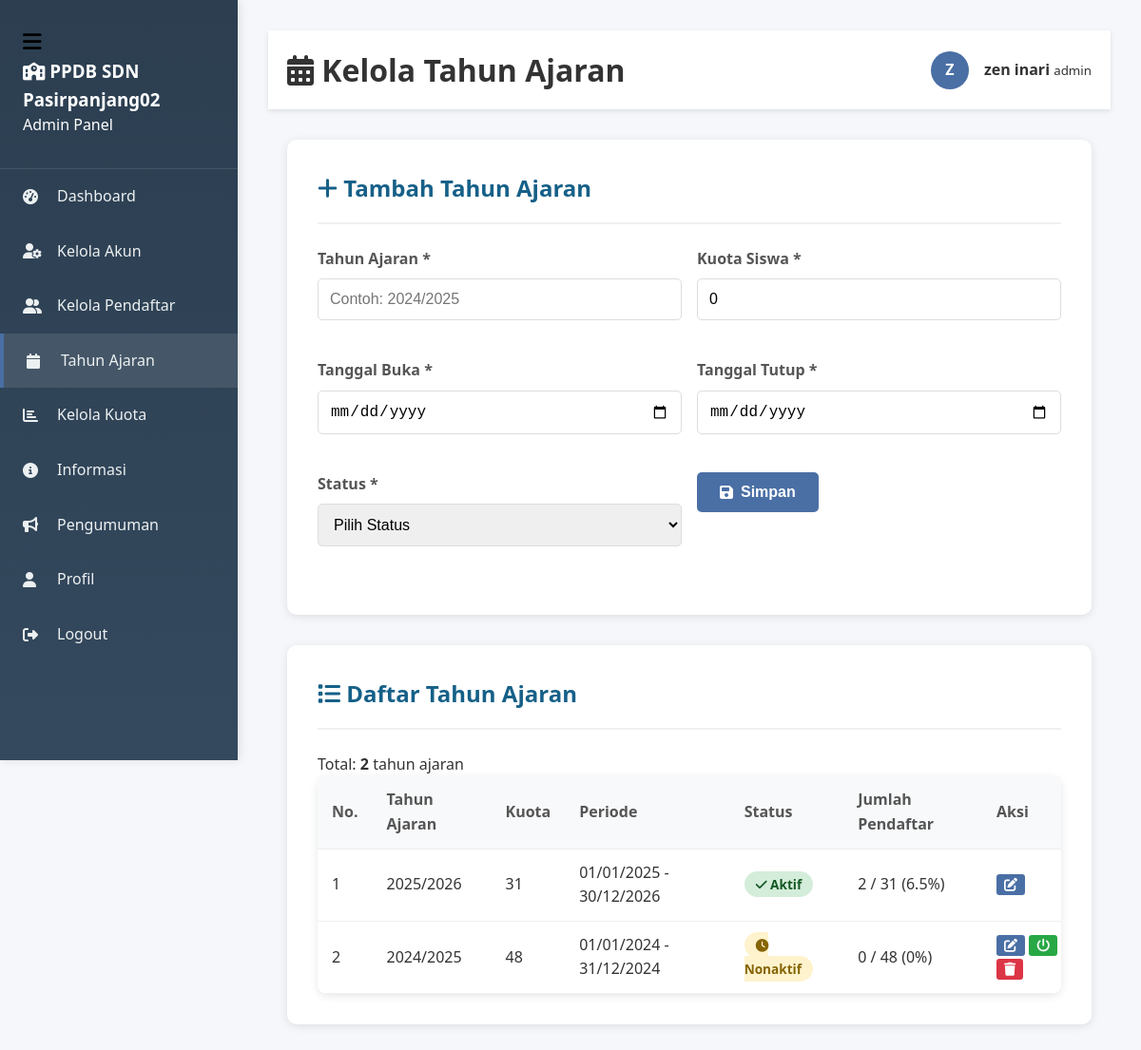
/admin/kelola_tahun_ajaran.php (signed in), run on the app's committed database.
### tables this page shows
CREATE TABLE IF NOT EXISTS `tahun_ajaran` (
  `id` int(11) NOT NULL AUTO_INCREMENT,
  `tahun` varchar(20) NOT NULL,
  `kuota` int(11) DEFAULT 0,
  `status` enum('aktif','nonaktif') DEFAULT 'nonaktif',
  `tanggal_buka` date DEFAULT NULL,
  `tanggal_tutup` date DEFAULT NULL,
  PRIMARY KEY (`id`),
  UNIQUE KEY `tahun` (`tahun`)
);

### admin/kelola_tahun_ajaran.php (the view, shortened to what this page needs)
<?php
$db = new Database();
$conn = $db->getConnection();
$editData = null;
$sql = "SELECT * FROM tahun_ajaran ORDER BY tahun DESC";
$result = $conn->query($sql);
?>
<!DOCTYPE html>
<html lang="id">
<head>
    <link rel="stylesheet" href="../assets/css/style.css">
    <link rel="stylesheet" href="https://cdnjs.cloudflare.com/ajax/libs/font-awesome/6.4.0/css/all.min.css">
</head>
<body>
    <?php include '../includes/sidebar.php'; ?>
    <div class="main-content">
        <div class="dashboard-header">
            <div class="container">
                <h1><i class="fas fa-calendar-alt"></i> Kelola Tahun Ajaran</h1>
                <div class="user-info">
                    <div class="user-avatar">
                        <?php echo strtoupper(substr($_SESSION['nama'], 0, 1)); ?>
                    </div>
                    <div>
                        <strong><?php echo htmlspecialchars($_SESSION['nama']); ?></strong>
                        <small><?php echo htmlspecialchars($_SESSION['role']); ?></small>
                    </div>
                </div>
            </div>
        </div>
        <div class="container">
            <div class="form-section">
                <h2>
                    <i class="fas fa-<?php echo $editData ? 'edit' : 'plus'; ?>"></i>
                    <?php echo $editData ? 'Edit' : 'Tambah'; ?> Tahun Ajaran
                </h2>
                <form method="POST">
                    <div class="form-row">
                        <div class="form-group">
                            <label for="tahun">Tahun Ajaran *</label>
                            <input type="text" id="tahun" name="tahun" value="<?php echo $editData['tahun'] ?? ''; ?>"
                                placeholder="Contoh: 2024/2025" required>
                        </div>
                        <div class="form-group">
                            <label for="kuota">Kuota Siswa *</label>
                            <input type="number" id="kuota" name="kuota" value="<?php echo $editData['kuota'] ?? 0; ?>"
                                min="0" required>
                        </div>
                    </div>
                    <div class="form-row">
                        <div class="form-group">
                            <label for="tanggal_buka">Tanggal Buka *</label>
                            <input type="date" id="tanggal_buka" name="tanggal_buka"
                                value="<?php echo $editData['tanggal_buka'] ?? ''; ?>" required>
                        </div>
                        <div class="form-group">
                            <label for="tanggal_tutup">Tanggal Tutup *</label>
                            <input type="date" id="tanggal_tutup" name="tanggal_tutup"
                                value="<?php echo $editData['tanggal_tutup'] ?? ''; ?>" required>
                        </div>
                    </div>
                    <div class="form-row">
                        <div class="form-group">
                            <label for="status">Status *</label>
                            <select id="status" name="status" required>
                                <option value="">Pilih Status</option>
                            </select>
                        </div>
                        <div class="form-group">
                            <button type="submit" class="btn-primary">
                                <i class="fas fa-save"></i>
                                <?php echo $editData ? 'Update' : 'Simpan'; ?>
                            </button>
                        </div>
                    </div>
                </form>
            </div>
            <div class="form-section">
                <div class="section-header">
                    <h2><i class="fas fa-list"></i> Daftar Tahun Ajaran</h2>
                    <div class="section-info">
                        Total: <strong><?php echo $result->num_rows; ?></strong> tahun ajaran
                    </div>
                </div>
                <?php if ($result->num_rows > 0): ?>
                    <div class="table-container table-responsive">
                        <table class="table">
                            <thead>
                                <tr>
                                    <th>No.</th>
                                    <th>Tahun Ajaran</th>
                                    <th>Kuota</th>
                                    <th>Periode</th>
                                    <th>Status</th>
                                    <th>Jumlah Pendaftar</th>
                                    <th>Aksi</th>
                                </tr>
                            </thead>
                            <tbody>
                                <?php
                                $no = 1;
                                while ($row = $result->fetch_assoc()):
                                    $countSql = "SELECT COUNT(*) as total FROM calon_siswa WHERE tahun_ajaran_id = {$row['id']}";
                                    $countResult = $conn->query($countSql);
                                    $countData = $countResult->fetch_assoc();
                                    ?>
                                    <tr>
                                        <td><?php echo $no++; ?></td>
                                        <td><?php echo htmlspecialchars($row['tahun']); ?></td>
                                        <td><?php echo number_format($row['kuota']); ?></td>
                                        <td>
                                            <?php echo date('d/m/Y', strtotime($row['tanggal_buka'])); ?> -
                                            <?php echo date('d/m/Y', strtotime($row['tanggal_tutup'])); ?>
                                        </td>
                                        <td>
                                            <?php if ($row['status'] == 'aktif'): ?>
                                                <span class="status-badge status-valid">
                                                    <i class="fas fa-check"></i> Aktif
                                                </span>
                                            <?php else: ?>
                                                <span class="status-badge status-pending">
                                                    <i class="fas fa-clock"></i> Nonaktif
                                                </span>
                                            <?php endif; ?>
                                        </td>
                                        <td>
                                            <?php echo $countData['total']; ?> / <?php echo $row['kuota']; ?>
                                            (<?php echo round(($countData['total'] / max(1, $row['kuota'])) * 100, 1); ?>%)
                                        </td>
                                        <td>
                                            <a href="kelola_tahun_ajaran.php?edit=<?php echo $row['id']; ?>"
                                                class="btn-primary btn-sm">
                                                <i class="fas fa-edit"></i>
                                            </a>
                                            <?php if ($row['status'] != 'aktif'): ?>
                                                <a href="kelola_tahun_ajaran.php?aktifkan=<?php echo $row['id']; ?>"
                                                    class="btn-success btn-sm"
                                                    onclick="return confirm('Aktifkan tahun ajaran <?php echo $row['tahun']; ?>?')">
                                                    <i class="fas fa-power-off"></i>
                                                </a>
                                            <?php endif; ?>
                                            <?php if ($row['status'] === 'nonaktif'): ?>
                                                <form method="POST" style="display:inline"
                                                    onsubmit="return confirm(
      'PERINGATAN!\n\nMenghapus tahun ajaran ini akan MENGHAPUS SEMUA DATA PENDAFTAR & BERKAS.\n\nYakin ingin melanjutkan?')">
                                                    <button type="submit" class="btn-danger btn-sm">
                                                        <i class="fas fa-trash"></i>
                                                    </button>
                                                </form>
                                            <?php endif; ?>
                                        </td>
                                    </tr>
                                <?php endwhile; ?>
                            </tbody>
                        </table>
                    </div>
                <?php endif; ?>
            </div>
        </div>
    </div>
</body>
</html>

### assets/css/style.css (style rules this page uses)
* { margin: 0; padding: 0; box-sizing: border-box; }
body { font-family: 'Segoe UI', Tahoma, Geneva, Verdana, sans-serif; line-height: 1.6; color: #333; background-color: #f5f7fa; }
.container { max-width: 1200px; margin: 0 auto; padding: 0 20px; }
.btn-primary, .btn-secondary, .btn-success, .btn-danger { padding: 0.75rem 1.5rem; border: none; border-radius: 5px; font-size: 1rem; font-weight: 600; cursor: pointer; transition: all 0.3s ease; text-decoration: none; display: inline-flex; align-items: center; justify-content: center; gap: 0.5rem; }
.btn-primary { background: #4a6fa5; color: white; }
.btn-success { background: #28a745; color: white; }
.btn-danger { background: #dc3545; color: white; }
.form-group { margin-bottom: 1.5rem; }
.form-group label { display: block; margin-bottom: 0.5rem; font-weight: 600; color: #555; }
.form-group input, .form-group select, .form-group textarea { width: 100%; padding: 0.75rem; border: 1px solid #ddd; border-radius: 5px; font-size: 1rem; transition: border-color 0.3s; }
.dashboard-header { background: white; padding: 1rem 0; margin-bottom: 2rem; box-shadow: 0 2px 5px rgba(0,0,0,0.1); }
.dashboard-header .container { display: flex; justify-content: space-between; align-items: center; }
.user-info { display: flex; align-items: center; gap: 1rem; }
.user-avatar { width: 40px; height: 40px; background: #4a6fa5; color: white; border-radius: 50%; display: flex; align-items: center; justify-content: center; font-weight: bold; }
.main-content { margin-left: 250px; padding: 2rem; }
.table-container { background: white; border-radius: 10px; overflow: hidden; box-shadow: 0 2px 10px rgba(0,0,0,0.1); }
.table { width: 100%; border-collapse: collapse; }
.table th, .table td { padding: 1rem; text-align: left; border-bottom: 1px solid #eee; }
.table th { background: #f8f9fa; font-weight: 600; color: #555; }
.status-badge { padding: 0.25rem 0.75rem; border-radius: 20px; font-size: 0.85rem; font-weight: 600; }
.status-pending { background: #fff3cd; color: #856404; }
.status-valid { background: #d4edda; color: #155724; }
.form-section { background: white; border-radius: 10px; padding: 2rem; box-shadow: 0 2px 10px rgba(0,0,0,0.1); margin-bottom: 2rem; }
.form-section h2 { color: #166088; margin-bottom: 1.5rem; padding-bottom: 1rem; border-bottom: 2px solid #f0f0f0; }
.form-row { display: grid; grid-template-columns: repeat(auto-fit, minmax(250px, 1fr)); gap: 1rem; margin-bottom: 1rem; }
.table-responsive { overflow-x: auto; -webkit-overflow-scrolling: touch; }
.table-responsive table { min-width: 800px; }
.btn-sm { padding: 0.25rem 0.5rem; font-size: 0.875rem; line-height: 1.5; border-radius: 0.2rem; }
.table-container { width: 100%; overflow-x: auto; }
.table th, .table td { padding: 12px 15px; text-align: left; vertical-align: middle; }

### includes/sidebar.php (style rules this page uses)
.main-content { margin-left: 250px; transition: margin-left .3s ease; }

### data on the page
tahun_ajaran: tahun "2025/2026", kuota "31", tanggal_buka "01/01/2025", tanggal_tutup "30/12/2026", status "aktif" (drawn), total "2", kuota "6.5"
tahun_ajaran: tahun "2024/2025", kuota "48", tanggal_buka "01/01/2024", tanggal_tutup "31/12/2024", status "nonaktif" (drawn), total "0", kuota "0"

### other printed values
$role "Admin"
$item['label'] "Dashboard"
$item['label'] "Kelola Akun"
$item['label'] "Kelola Pendaftar"
$item['label'] "Tahun Ajaran"
$item['label'] "Kelola Kuota"
$item['label'] "Informasi"
$item['label'] "Pengumuman"
$item['label'] "Profil"
$item['label'] "Logout"
substr($_SESSION['nama'], 0, 1) "Z"
$_SESSION['nama'] "zen inari"
$_SESSION['role'] "admin"
$result->num_rows "2"
